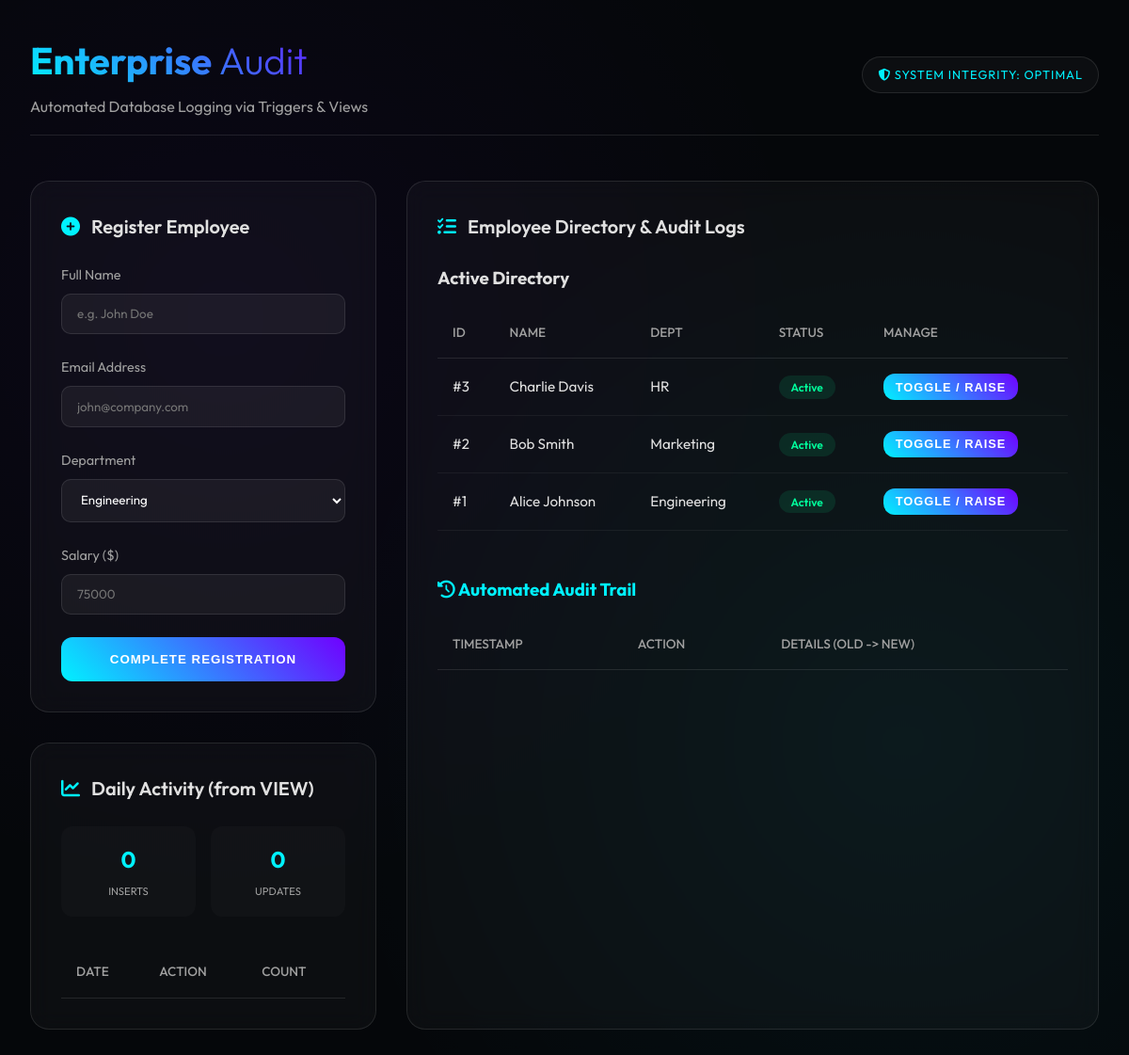
Page /automated-logging-using-trigger-views/index.php on the committed database.
### tables this page shows
CREATE TABLE IF NOT EXISTS employees (
    id INT AUTO_INCREMENT PRIMARY KEY,
    name VARCHAR(100) NOT NULL,
    email VARCHAR(100) NOT NULL,
    department VARCHAR(50),
    salary DECIMAL(10, 2),
    status ENUM('Active', 'Inactive') DEFAULT 'Active',
    created_at TIMESTAMP DEFAULT CURRENT_TIMESTAMP,
    updated_at TIMESTAMP DEFAULT CURRENT_TIMESTAMP ON UPDATE CURRENT_TIMESTAMP
);

### automated-logging-using-trigger-views/index.php (the view, shortened to what this page needs)
<?php
require_once 'db.php';
$employees = $pdo->query("SELECT * FROM employees ORDER BY id DESC")->fetchAll();
$total_inserts = $pdo->query("SELECT COUNT(*) FROM audit_logs WHERE action = 'INSERT'")->fetchColumn();
$total_updates = $pdo->query("SELECT COUNT(*) FROM audit_logs WHERE action = 'UPDATE'")->fetchColumn();
?>
<!DOCTYPE html>
<html lang="en">
<head>
    <link rel="stylesheet" href="style.css">
    <link rel="stylesheet" href="https://cdnjs.cloudflare.com/ajax/libs/font-awesome/6.4.0/css/all.min.css">
</head>
<body>
    <div class="container">
        <header>
            <div>
                <h1>Enterprise <span style="font-weight: 300;">Audit</span></h1>
                <p style="color: var(--text-dim); margin-top: 5px;">Automated Database Logging via Triggers & Views</p>
            </div>
            <div class="badge">
                <i class="fas fa-shield-halved"></i> System Integrity: Optimal
            </div>
        </header>
        <div class="grid">
            <div class="sidebar">
                <div class="card" style="margin-bottom: 2rem;">
                    <div class="card-title"><i class="fas fa-plus-circle"></i> Register Employee</div>
                    <form action="index.php" method="POST">
                        <div class="form-group">
                            <label>Full Name</label>
                            <input type="text" name="name" placeholder="e.g. John Doe" required>
                        </div>
                        <div class="form-group">
                            <label>Email Address</label>
                            <input type="email" name="email" placeholder="john@company.com" required>
                        </div>
                        <div class="form-group">
                            <label>Department</label>
                            <select name="department">
                                <option value="Engineering">Engineering</option>
                            </select>
                        </div>
                        <div class="form-group">
                            <label>Salary ($)</label>
                            <input type="number" name="salary" placeholder="75000" required>
                        </div>
                        <button type="submit">Complete Registration</button>
                    </form>
                </div>
                <div class="card">
                    <div class="card-title"><i class="fas fa-chart-line"></i> Daily Activity (from VIEW)</div>
                    <div class="report-summary">
                        <div class="stat-box">
                            <span class="stat-val"><?= $total_inserts ?></span>
                            <span class="stat-label">Inserts</span>
                        </div>
                        <div class="stat-box">
                            <span class="stat-val"><?= $total_updates ?></span>
                            <span class="stat-label">Updates</span>
                        </div>
                    </div>
                    <div class="table-container">
                        <table>
                            <thead>
                                <tr>
                                    <th>Date</th>
                                    <th>Action</th>
                                    <th>Count</th>
                                </tr>
                            </thead>
                        </table>
                    </div>
                </div>
            </div>
            <div class="main-content">
                <div class="card" style="height: 100%;">
                    <div class="card-title">
                        <i class="fas fa-list-check"></i> Employee Directory & Audit Logs
                    </div>
                    <div class="table-container" style="max-height: 400px; margin-bottom: 2rem;">
                        <h3>Active Directory</h3>
                        <table>
                            <thead>
                                <tr>
                                    <th>ID</th>
                                    <th>Name</th>
                                    <th>Dept</th>
                                    <th>Status</th>
                                    <th>Manage</th>
                                </tr>
                            </thead>
                            <tbody>
                                <?php foreach ($employees as $emp): ?>
                                <tr>
                                    <td>#<?= $emp['id'] ?></td>
                                    <td><?= htmlspecialchars($emp['name']) ?></td>
                                    <td><?= $emp['department'] ?></td>
                                    <td>
                                        <span class="status-chip" style="background: <?= $emp['status'] == 'Active' ? 'rgba(0,255,157,0.1)' : 'rgba(255,0,122,0.1)' ?>; color: <?= $emp['status'] == 'Active' ? 'var(--success)' : 'var(--accent)' ?>">
                                            <?= $emp['status'] ?>
                                        </span>
                                    </td>
                                    <td>
                                        <form action="index.php" method="POST" style="display:inline;">
                                            <button type="submit" class="update-btn">Toggle / Raise</button>
                                        </form>
                                    </td>
                                </tr>
                                <?php endforeach; ?>
                            </tbody>
                        </table>
                    </div>
                    <div class="table-container">
                        <h3 style="margin-top: 1rem; color: var(--primary-glow);"><i class="fas fa-history"></i> Automated Audit Trail</h3>
                        <table>
                            <thead>
                                <tr>
                                    <th>Timestamp</th>
                                    <th>Action</th>
                                    <th>Details (Old -> New)</th>
                                </tr>
                            </thead>
                        </table>
                    </div>
                </div>
            </div>
        </div>
    </div>
</body>
</html>

### automated-logging-using-trigger-views/style.css (style rules this page uses)
:root { --bg-color: #05070a; --card-bg: rgba(255, 255, 255, 0.03); --border-color: rgba(255, 255, 255, 0.1); --primary-glow: #00f2ff; --secondary-glow: #7000ff; --text-main: #e0e0e0; --text-dim: #a0a0a0; --accent: #ff007a; --success: #00ff9d; --warning: #ffcc00; }
* { margin: 0; padding: 0; box-sizing: border-box; }
body { font-family: 'Outfit', sans-serif; background-color: var(--bg-color); background-image: radial-gradient(circle at 20% 30%, rgba(112, 0, 255, 0.05) 0%, transparent 50%), radial-gradient(circle at 80% 70%, rgba(0, 242, 255, 0.05) 0%, transparent 50%), url('C:/Users/Sanju/.gemini/antigravity/brain/309cf705-8043-4432-bb88-427f498fce89/audit_hero_background_1772183131244.png'); background-size: cover; background-attachment: fixed; background-position: center; color: var(--text-main); overflow-x: hidden; line-height: 1.6; min-height: 100vh; }
.container { max-width: 1400px; margin: 0 auto; padding: 2rem; }
header { display: flex; justify-content: space-between; align-items: center; margin-bottom: 3rem; padding-bottom: 1rem; border-bottom: 1px solid var(--border-color); }
h1 { font-size: 2.5rem; font-weight: 700; background: linear-gradient(45deg, var(--primary-glow), var(--secondary-glow)); -webkit-background-clip: text; background-clip: text; -webkit-text-fill-color: transparent; }
.badge { background: var(--card-bg); border: 1px solid var(--border-color); padding: 0.5rem 1rem; border-radius: 50px; font-size: 0.8rem; text-transform: uppercase; letter-spacing: 1px; color: var(--primary-glow); }
.grid { display: grid; grid-template-columns: 1fr 2fr; gap: 2rem; }
.card { background: var(--card-bg); backdrop-filter: blur(12px); -webkit-backdrop-filter: blur(12px); border: 1px solid var(--border-color); border-radius: 20px; padding: 2rem; transition: transform 0.3s ease, border-color 0.3s ease; }
.card-title { font-size: 1.25rem; font-weight: 600; margin-bottom: 1.5rem; display: flex; align-items: center; gap: 0.75rem; }
.card-title i { color: var(--primary-glow); }
.form-group { margin-bottom: 1.5rem; }
label { display: block; margin-bottom: 0.5rem; color: var(--text-dim); font-size: 0.9rem; }
input, select { width: 100%; background: rgba(255, 255, 255, 0.05); border: 1px solid var(--border-color); border-radius: 10px; padding: 0.8rem 1rem; color: white; font-family: inherit; outline: none; transition: all 0.3s ease; }
button { width: 100%; padding: 1rem; border: none; border-radius: 12px; font-weight: 600; cursor: pointer; transition: all 0.3s ease; background: linear-gradient(45deg, #00f2ff, #7000ff); color: white; text-transform: uppercase; letter-spacing: 1px; }
.table-container { overflow-x: auto; scrollbar-width: thin; scrollbar-color: var(--primary-glow) transparent; }
table { width: 100%; border-collapse: collapse; margin-top: 1rem; }
th { text-align: left; padding: 1rem; color: var(--text-dim); font-weight: 500; border-bottom: 1px solid var(--border-color); font-size: 0.85rem; text-transform: uppercase; }
td { padding: 1rem; border-bottom: 1px solid rgba(255, 255, 255, 0.05); font-size: 0.95rem; }
.status-chip { padding: 0.3rem 0.8rem; border-radius: 50px; font-size: 0.75rem; font-weight: 600; }
.report-summary { display: flex; gap: 1rem; margin-bottom: 1rem; }
.stat-box { flex: 1; background: rgba(255, 255, 255, 0.02); padding: 1rem; border-radius: 12px; text-align: center; }
.stat-val { display: block; font-size: 1.5rem; font-weight: 700; color: var(--primary-glow); }
.stat-label { font-size: 0.7rem; text-transform: uppercase; color: var(--text-dim); }
.card { animation: fadeIn 0.6s ease forwards; }
.update-btn { padding: 0.4rem 0.8rem; width: auto; font-size: 0.8rem; }

### rows in the picture
employees: id "3", name "Charlie Davis", department "HR", status "Active"
employees: id "2", name "Bob Smith", department "Marketing", status "Active"
employees: id "1", name "Alice Johnson", department "Engineering", status "Active"

### other values in the picture
$total_inserts "0"
$total_updates "0"
